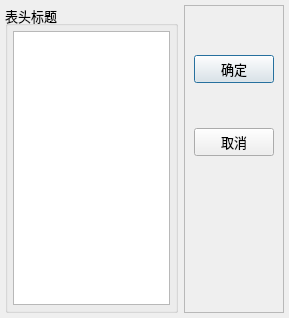
<?xml version="1.0" encoding="UTF-8"?>
<ui version="4.0">
 <class>QWDialogHeaders</class>
 <widget class="QDialog" name="QWDialogHeaders">
  <property name="geometry">
   <rect>
    <x>0</x>
    <y>0</y>
    <width>289</width>
    <height>318</height>
   </rect>
  </property>
  <property name="font">
   <font>
    <pointsize>10</pointsize>
   </font>
  </property>
  <property name="windowTitle">
   <string>设置表头标题</string>
  </property>
  <layout class="QVBoxLayout" name="verticalLayout_3">
   <property name="leftMargin">
    <number>5</number>
   </property>
   <property name="topMargin">
    <number>5</number>
   </property>
   <property name="rightMargin">
    <number>5</number>
   </property>
   <property name="bottomMargin">
    <number>5</number>
   </property>
   <item>
    <layout class="QHBoxLayout" name="horizontalLayout">
     <item>
      <widget class="QGroupBox" name="groupBox">
       <property name="title">
        <string>表头标题</string>
       </property>
       <layout class="QVBoxLayout" name="verticalLayout">
        <property name="spacing">
         <number>4</number>
        </property>
        <property name="leftMargin">
         <number>5</number>
        </property>
        <property name="topMargin">
         <number>5</number>
        </property>
        <property name="rightMargin">
         <number>5</number>
        </property>
        <property name="bottomMargin">
         <number>5</number>
        </property>
        <item>
         <widget class="QListView" name="listView">
          <property name="alternatingRowColors">
           <bool>true</bool>
          </property>
         </widget>
        </item>
       </layout>
      </widget>
     </item>
     <item>
      <widget class="QFrame" name="frame">
       <property name="frameShape">
        <enum>QFrame::StyledPanel</enum>
       </property>
       <property name="frameShadow">
        <enum>QFrame::Raised</enum>
       </property>
       <layout class="QVBoxLayout" name="verticalLayout_2">
        <item>
         <spacer name="verticalSpacer_4">
          <property name="orientation">
           <enum>Qt::Vertical</enum>
          </property>
          <property name="sizeHint" stdset="0">
           <size>
            <width>20</width>
            <height>40</height>
           </size>
          </property>
         </spacer>
        </item>
        <item>
         <widget class="QPushButton" name="btnOK">
          <property name="text">
           <string>确定</string>
          </property>
          <property name="icon">
           <iconset resource="res.qrc">
            <normaloff>:/icons/images/704.bmp</normaloff>:/icons/images/704.bmp</iconset>
          </property>
         </widget>
        </item>
        <item>
         <spacer name="verticalSpacer_2">
          <property name="orientation">
           <enum>Qt::Vertical</enum>
          </property>
          <property name="sizeHint" stdset="0">
           <size>
            <width>20</width>
            <height>40</height>
           </size>
          </property>
         </spacer>
        </item>
        <item>
         <widget class="QPushButton" name="btnCancel">
          <property name="text">
           <string>取消</string>
          </property>
          <property name="icon">
           <iconset resource="res.qrc">
            <normaloff>:/icons/images/706.bmp</normaloff>:/icons/images/706.bmp</iconset>
          </property>
         </widget>
        </item>
        <item>
         <spacer name="verticalSpacer">
          <property name="orientation">
           <enum>Qt::Vertical</enum>
          </property>
          <property name="sizeHint" stdset="0">
           <size>
            <width>20</width>
            <height>28</height>
           </size>
          </property>
         </spacer>
        </item>
        <item>
         <spacer name="verticalSpacer_6">
          <property name="orientation">
           <enum>Qt::Vertical</enum>
          </property>
          <property name="sizeHint" stdset="0">
           <size>
            <width>20</width>
            <height>40</height>
           </size>
          </property>
         </spacer>
        </item>
        <item>
         <spacer name="verticalSpacer_5">
          <property name="orientation">
           <enum>Qt::Vertical</enum>
          </property>
          <property name="sizeHint" stdset="0">
           <size>
            <width>20</width>
            <height>40</height>
           </size>
          </property>
         </spacer>
        </item>
        <item>
         <spacer name="verticalSpacer_3">
          <property name="orientation">
           <enum>Qt::Vertical</enum>
          </property>
          <property name="sizeHint" stdset="0">
           <size>
            <width>20</width>
            <height>40</height>
           </size>
          </property>
         </spacer>
        </item>
       </layout>
      </widget>
     </item>
    </layout>
   </item>
  </layout>
 </widget>
 <resources>
  <include location="res.qrc"/>
 </resources>
 <connections>
  <connection>
   <sender>btnOK</sender>
   <signal>clicked()</signal>
   <receiver>QWDialogHeaders</receiver>
   <slot>accept()</slot>
   <hints>
    <hint type="sourcelabel">
     <x>277</x>
     <y>73</y>
    </hint>
    <hint type="destinationlabel">
     <x>167</x>
     <y>168</y>
    </hint>
   </hints>
  </connection>
  <connection>
   <sender>btnCancel</sender>
   <signal>clicked()</signal>
   <receiver>QWDialogHeaders</receiver>
   <slot>reject()</slot>
   <hints>
    <hint type="sourcelabel">
     <x>277</x>
     <y>146</y>
    </hint>
    <hint type="destinationlabel">
     <x>167</x>
     <y>168</y>
    </hint>
   </hints>
  </connection>
 </connections>
</ui>
